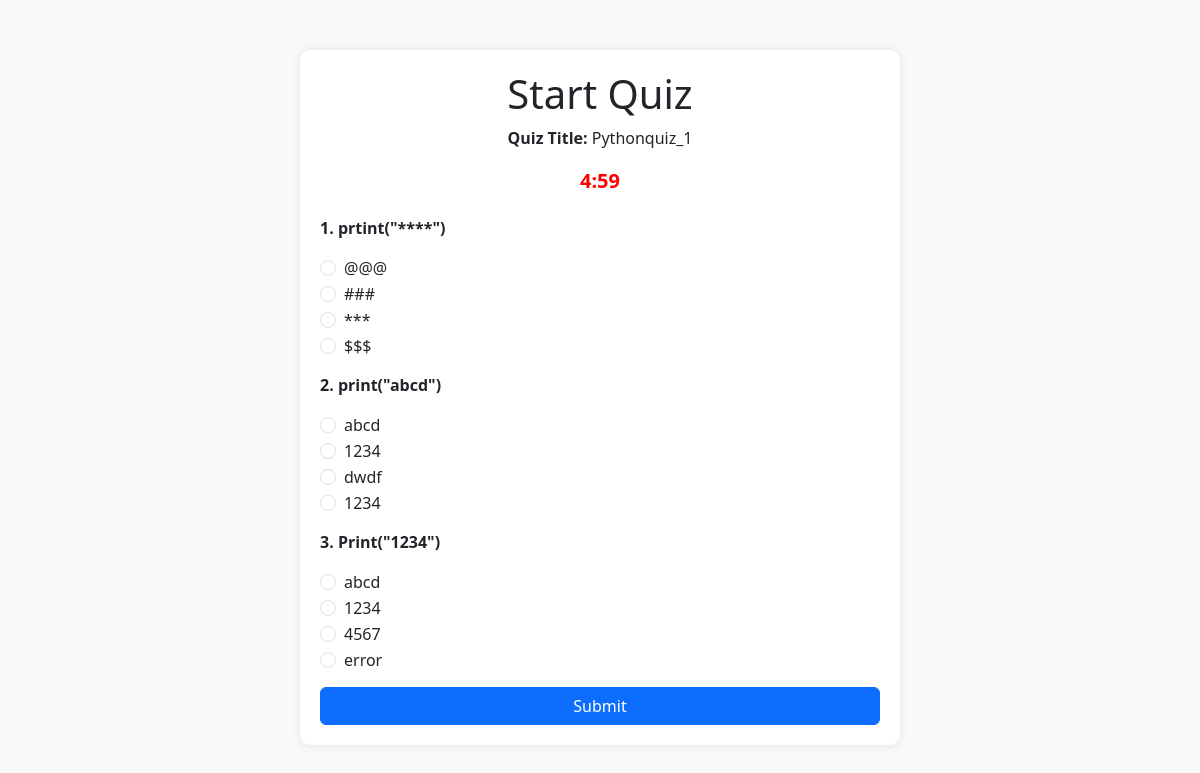
The app's page /start_quiz/1 (signed in) with its own data.
### app.py (models this page shows)
class Quiz(db.Model):
    id = db.Column(db.Integer,primary_key = True)
    date_of_quiz = db.Column(db.Date, nullable = False)
    chapter_id = db.Column(db.Integer, db.ForeignKey('chapter.id'), nullable=False)
    remarks = db.Column(db.String(80), nullable = False)
    time_of_quiz = db.Column(db.Time, nullable = False)
    questions = db.relationship('Question', back_populates = 'quizes', cascade='all, delete')
    scores = db.relationship('Score', back_populates = 'quizees', cascade='all, delete')
    chapter = db.relationship('Chapter', back_populates = 'quiz')

class Question(db.Model):
    id = db.Column(db.Integer, primary_key=True)
    question_title = db.Column(db.String(80), nullable=False)
    question_statement = db.Column(db.String(80), nullable=False)
    quiz_id = db.Column(db.Integer, db.ForeignKey('quiz.id'), nullable = False)
    option1 = db.Column(db.String(80), nullable=False)
    option2 = db.Column(db.String(80), nullable=False)
    option3 = db.Column(db.String(80), nullable=False)
    option4 = db.Column(db.String(80), nullable=False)
    correct_option = db.Column(db.String(80), nullable=False)
    quizes = db.relationship('Quiz', back_populates = 'questions')

### app.py (the view, shortened to what this page needs)
@app.route('/start_quiz/<int:quiz_id>',methods=["GET","POST"])
def start_quiz(quiz_id):
    if session.get('username') is None:
        return redirect(url_for('login'))
    quiz = Quiz.query.get(quiz_id)
    questions=Question.query.filter_by(quiz_id=quiz_id).all()
    time=quiz.time_of_quiz.hour * 3600 + quiz.time_of_quiz.minute * 60 + quiz.time_of_quiz.second
    return render_template('start_quiz.html', quiz=quiz, questions=questions, time=time)

### templates/start_quiz.html (shortened to what this page needs)
<!DOCTYPE html>
<html lang="en">
<head>
    <link href="https://cdn.jsdelivr.net/npm/bootstrap@5.3.0/dist/css/bootstrap.min.css" rel="stylesheet">
</head>
<body>
    <div class="container">
        <h1 class="text-center">Start Quiz</h1>
        <p class="text-center"><strong>Quiz Title:</strong> {{ quiz.remarks }}</p>
        <div class="timer-container">
            <div class="timer" id="timer">{{ quiz.time_of_quiz }}</div>
        </div>
        <form action="/start_quiz/{{ quiz.id }}" method="POST" id="quiz-form">
            {% for question in questions %}
            <div class="question">
                <p><strong>{{ loop.index }}. {{ question.question_statement }}</strong></p>
                <div class="form-check">
                    <input class="form-check-input" type="radio" name="question-{{ question.id }}" value="1">
                    <label class="form-check-label">{{ question.option1 }}</label>
                </div>
                <div class="form-check">
                    <input class="form-check-input" type="radio" name="question-{{ question.id }}" value="2">
                    <label class="form-check-label">{{ question.option2 }}</label>
                </div>
                <div class="form-check">
                    <input class="form-check-input" type="radio" name="question-{{ question.id }}" value="3">
                    <label class="form-check-label">{{ question.option3 }}</label>
                </div>
                <div class="form-check">
                    <input class="form-check-input" type="radio" name="question-{{ question.id }}" value="4">
                    <label class="form-check-label">{{ question.option4 }}</label>
                </div>
            </div>
            {% endfor %}
            <button type="submit" class="btn btn-primary">Submit</button>
        </form>
    </div>
</body>
</html>

### templates/start_quiz.html (style rules this page uses)
body { background-color: #f8f9fa; }
.container { max-width: 600px; background: #fff; padding: 20px; border-radius: 10px; box-shadow: 0px 0px 10px rgba(0, 0, 0, 0.1); margin-top: 50px; }
.timer-container { text-align: center; margin-bottom: 20px; }
.timer { font-size: 20px; font-weight: bold; color: red; }
.question { margin-bottom: 15px; }
.btn-primary { width: 100%; }

### records on screen
Quiz: remarks "Pythonquiz_1"
Question: question_statement "prtint(\"****\")", option1 "@@@", option2 "###", option3 "***", option4 "$$$"
Question: question_statement "print(\"abcd\")", option1 "abcd", option2 "1234", option3 "dwdf", option4 "1234"
Question: question_statement "Print(\"1234\")", option1 "abcd", option2 "1234", option3 "4567", option4 "error"
